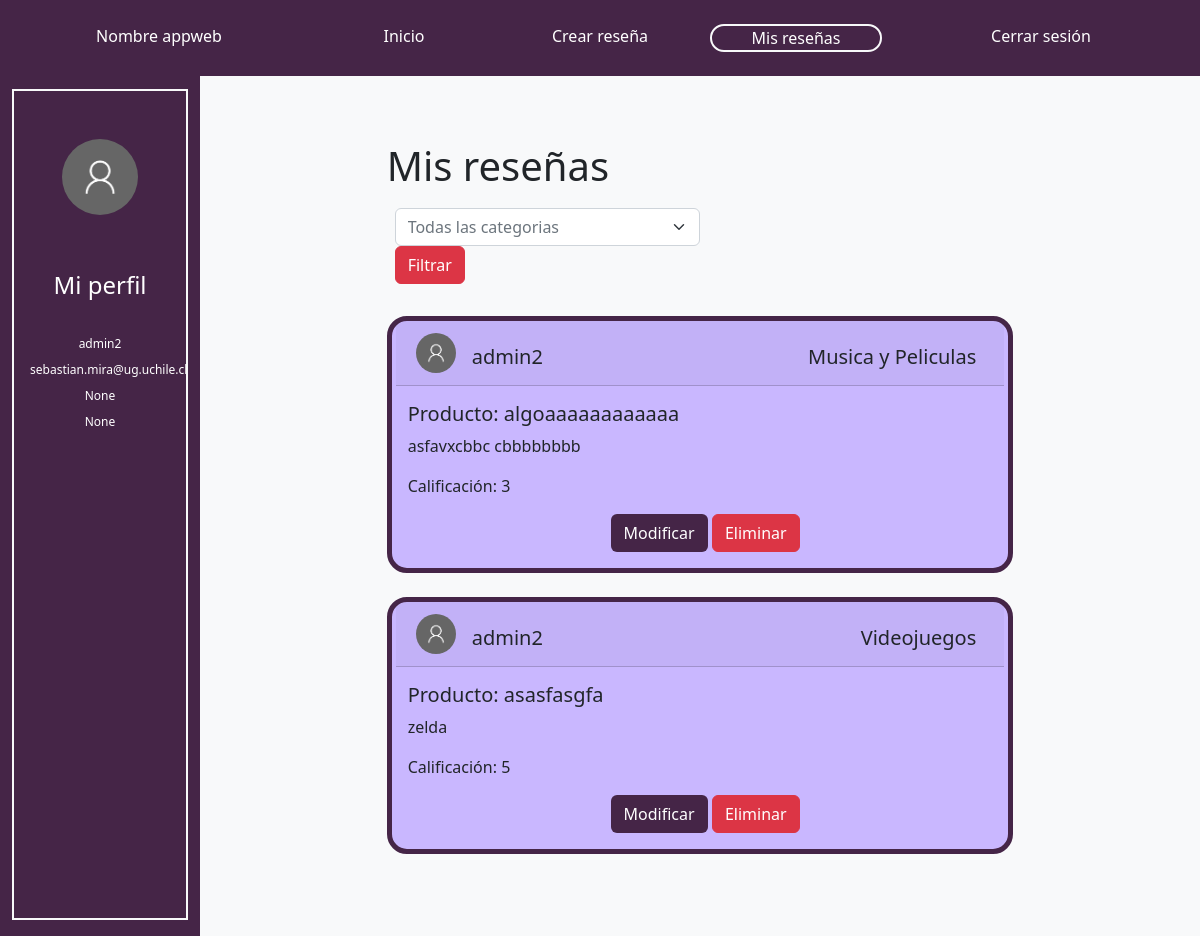
Before: /myReviews/ (signed in) with the older database file.
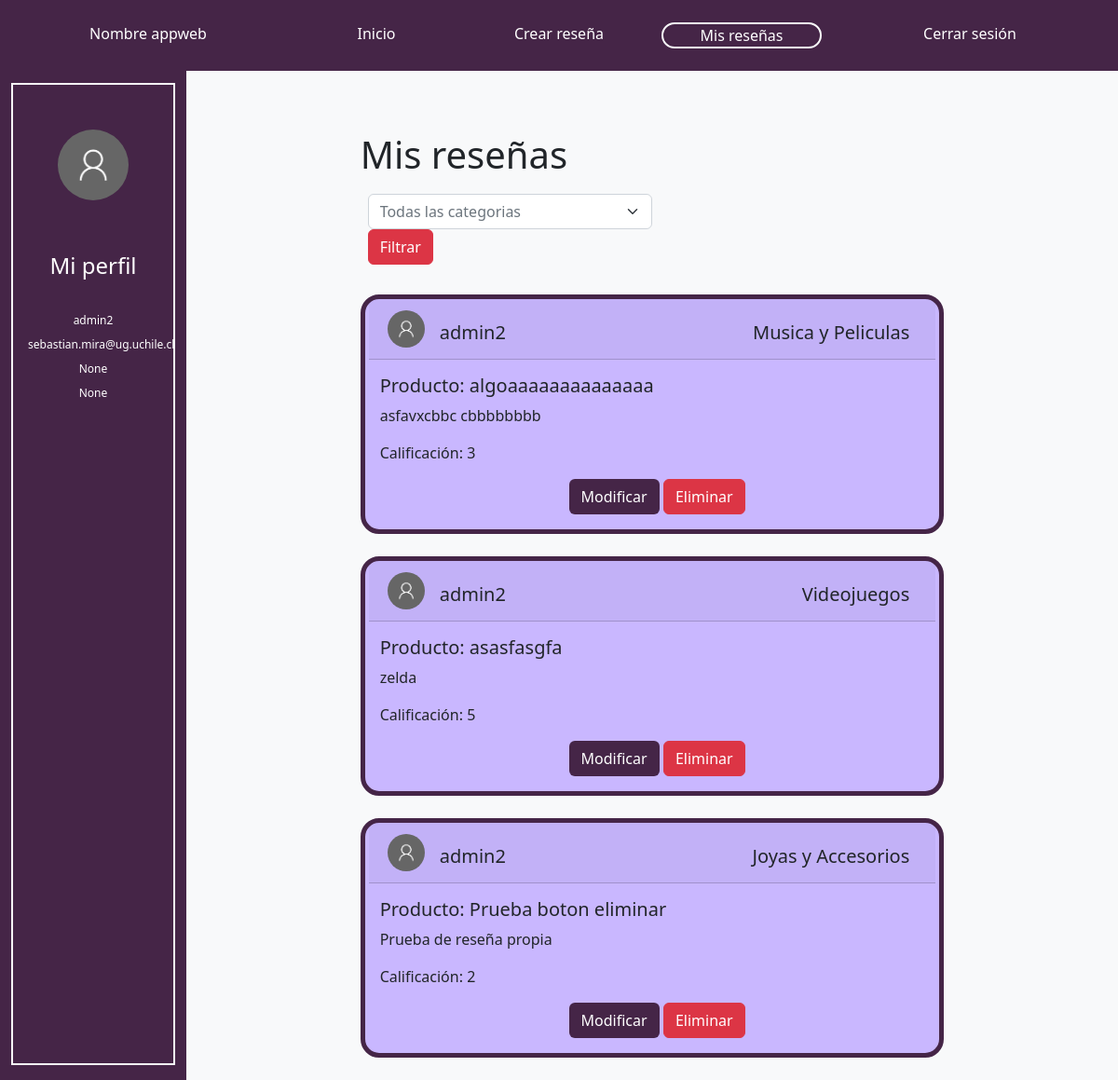
After: the same page with the newer database file.
### reviews/models.py (models this page shows, shortened)
class Review(models.Model):  # Todolist able name that inherits models.Model
    product_name = models.CharField(max_length=100)# autodesc
    category = models.CharField(max_length=50,  blank=True, null=True)
    content =	models.TextField(max_length=500)# donde se obtuvo, es un alimento, herramienta, etc. como se utiliza, precio
    creation_date = models.DateField(default=timezone.now().strftime("%Y-%m-%d"))# autodesc
    CATEGORIES = [
       (1, "ONE_STAR"),
       (2, "TWO_STARS"),
       (3, "THREE_STARS"),
       (4, "FOUR_STARS"),
       (5, "FIVE_STARS"),
    ]
    punctuation = models.IntegerField(choices=CATEGORIES, default=CATEGORIES[2][1], help_text="Puntuación")
    author_nickname =  models.ForeignKey(User, blank=True, null=True, on_delete=models.CASCADE)# autodesc
    object_image = models.ImageField(null=True, blank=True, upload_to="review_images/")

class User(AbstractUser):
   birthdate = models.DateField(null=True, blank=True)
   country = models.CharField(max_length=50,  blank=True, null=True)

### reviews/views.py (the view)
# urls.py: path('myReviews/',views.ShowMyReviews,name='myReviews'),
def ShowMyReviews(request):
        if request.user.is_authenticated:
            user_objects = Review.objects.filter(author_nickname=request.user)
            filterForm = FilterMyReviews()
            return render(request, 'reviews/myReviews.html', {'filterForm':filterForm, 'reviews': user_objects, 'categories': categories})
        else:
            return redirect('/login/')

### reviews/forms.py
class FilterMyReviews(forms.Form):
        choices = [("0", "Todas las categorias")]
        choices += [(category['id'], category['name']) for category in categories]
        category = forms.ChoiceField(label='Select a country', widget=forms.Select(attrs={'class': 'form-select text-muted'}), choices=choices,  required=True)

### reviews/templates/reviews/myReviews.html (shortened to what the changed rows need)
<!DOCTYPE html>
{% load static %}
<html lang="en">
<head>
    <link href="https://cdn.jsdelivr.net/npm/bootstrap@5.2.0/dist/css/bootstrap.min.css" rel="stylesheet"></head>
    <link rel="stylesheet" type="text/css" href="{% static 'reviews/styles.css' %}">
</head>
<body>
      <div class="container-fluid min-vh-100 contenido pt-5">
        <div class="row row-cols-auto">
          <div class="col-10 bg-light">
            <div class="container-fluid contenido">
        <div class="row row-cols-auto min-vh-100">
          {% if user.is_authenticated %}
          <div class="col-8">
            {% for obj in reviews %}
                {% if user.id == obj.author_nickname.id %}
                <div class="card borde morado-claro my-4">
                  <div class="row row-cols-auto card-header mx-1">
                    <div class="col-1 p-1 justify-content-center">
                      <img src="{% static 'reviews/user.png' %}" class="rounded-circle img-fluid">
                    </div>
                    <h5 class="col-4 mt-3 h-100">{{ obj.author_nickname }}</h5>
                    {% for category in categories %}
                      {% if category.id == obj.category  %}
                      <h5  style="text-align: right;" class="col-7 h-100 mt-3 card-title justify-content-right">{{ category.name }}</h5>
                      {% endif %}
                    {% endfor %}
                  </div>
                  <div class="card-body">
                    <h5 class="card-text">Producto: {{ obj.product_name }}</h5>
                    <p class="card-text">{{ obj.content }}</p>
                    <p class="card-text">Calificación: {{ obj.punctuation }}</p>
                    {% if user.id == obj.author_nickname.id %}
                    <div class="row text-center">
                      <div class="col-4">
                      </div>
                      <div class="col-2">
                        <a class="btn morado-oscuro text-white" href="{% url 'modify' obj.id %}">Modificar</a>
                      </div>
                      <div class="col-2">
                        <form action="{% url 'delete' obj.id %}" method="post">
                          <input class="btn btn-danger" type="submit" value="Eliminar">
                        </form>
                          {%endif%}
                      </div>
                      <div class="col-4">
                      </div>
                    </div>
                  </div>{%endif%}
                </div>
                {% endfor %}
      </div>
        {%endif%}</div>
        </div>
    </div>
</body>
</html>

Changed rows visible on the page:
changed Review "asfavxcbbc cbbbbbbbb": product_name "algoaaaaaaaaaaaa" → "algoaaaaaaaaaaaaaa"
added Review: author_nickname "admin2", name "Joyas y Accesorios", product_name "Prueba boton eliminar", content "Prueba de reseña propia", punctuation "2"
